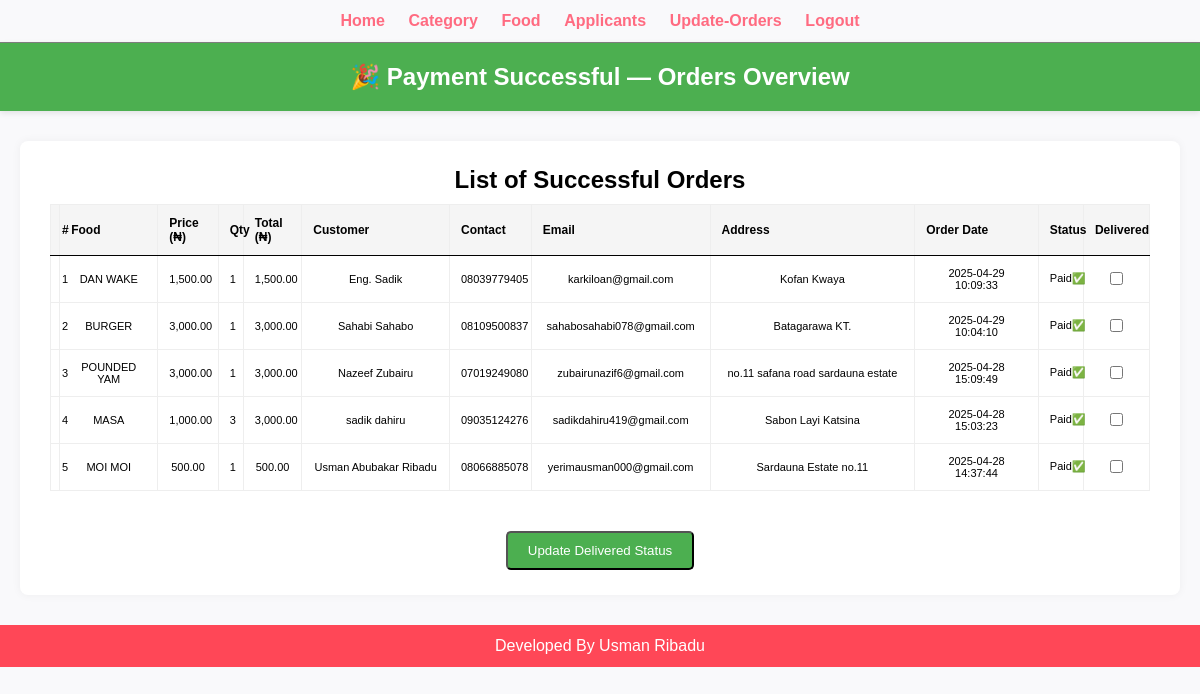
Page /admin/manage-order.php (signed in) on the committed database.
### tables this page shows
CREATE TABLE `tbl_order` (
  `id` int(10) UNSIGNED NOT NULL,
  `food` varchar(150) NOT NULL,
  `price` decimal(10,2) NOT NULL,
  `qty` int(11) NOT NULL,
  `total` decimal(10,2) NOT NULL,
  `order_date` datetime NOT NULL,
  `status` varchar(50) NOT NULL,
  `customer_name` varchar(150) NOT NULL,
  `customer_contact` varchar(20) NOT NULL,
  `customer_email` varchar(150) NOT NULL,
  `customer_address` varchar(255) NOT NULL,
  `delivered` enum('Yes','No') NOT NULL DEFAULT 'No'
);

### admin/manage-order.php (the view, shortened to what this page needs)
<?php include('partials/menu.php');
$sql = "SELECT * FROM tbl_order WHERE status = 'Paid' AND delivered = 'No' ORDER BY order_date DESC";
$res = mysqli_query($conn, $sql);
?>
<!DOCTYPE html>
<html lang="en">
<head>
</head>
<body>
<div class="success-banner">
    🎉 Payment Successful — Orders Overview
</div>
<div class="container">
    <h2 style="text-align: center;">List of Successful Orders</h2>
<?php
if ($res && mysqli_num_rows($res) > 0) {
    ?>
    <form action="update-delivery.php" method="POST">
    <table>
        <tr>
            <th>#</th>
            <th>Food</th>
            <th>Price (₦)</th>
            <th>Qty</th>
            <th>Total (₦)</th>
            <th>Customer</th>
            <th>Contact</th>
            <th>Email</th>
            <th>Address</th>
            <th>Order Date</th>
            <th>Status</th>
            <th>Delivered</th>
        </tr>
        <?php
        $sn = 1;
        while ($row = mysqli_fetch_assoc($res)) {
            ?>
            <tr>
                <td><?php echo $sn++; ?></td>
                <td><?php echo htmlspecialchars($row['food']); ?></td>
                <td><?php echo number_format($row['price'], 2); ?></td>
                <td><?php echo $row['qty']; ?></td>
                <td><?php echo number_format($row['total'], 2); ?></td>
                <td><?php echo htmlspecialchars($row['customer_name']); ?></td>
                <td><?php echo htmlspecialchars($row['customer_contact']); ?></td>
                <td><?php echo htmlspecialchars($row['customer_email']); ?></td>
                <td><?php echo htmlspecialchars($row['customer_address']); ?></td>
                <td><?php echo $row['order_date']; ?></td>
                <td><?php echo ($row['status'] == 'Paid') ? 'Paid✅' : 'NOT-PAID'; ?></td>
                <td>
                    <input
                        type="checkbox"
                        name="delivered_orders[]"
                        value="<?php echo $row['id']; ?>"
                        <?php if($row['delivered'] == 'Yes') echo 'checked disabled'; ?>
                    >
                </td>
            </tr>
            <?php
        }
        ?>
    </table>
    <div style="text-align:center; margin-top:20px;">
        <button type="submit" class="back-button">Update Delivered Status</button>
    </div>
    </form>
    <?php
} else {
    ?>
    <div class="no-orders">No successful orders found.</div>
    <?php
}
?>
</div>
</body>
</html>
<?php include('partials/footer.php'); ?>

### css/admin.css (style rules this page uses)
* { margin: 0; padding: 0; font-family: Arial, Helvetica, sans-serif; }
table tr th { border-bottom: 1px solid black; padding: 1%; text-align: left; }
table tr td { padding: 1%; }

### admin/manage-order.php (style rules this page uses)
body { font-family: 'Segoe UI', Tahoma, Geneva, Verdana, sans-serif; margin: 0; padding: 0; background-color: #f9f9fb; }
.success-banner { background: #4CAF50; color: white; padding: 20px; text-align: center; font-size: 24px; font-weight: bold; box-shadow: 0 2px 6px rgba(0,0,0,0.1); }
.container { width: 95%; max-width: 1100px; margin: 30px auto; background: #fff; padding: 25px 30px; border-radius: 8px; box-shadow: 0 0 10px rgba(0,0,0,0.05); }
table { width: 100%; border-collapse: collapse; margin-top: 10px; }
th, td { padding: 12px; border: 1px solid #eee; text-align: center; vertical-align: middle; font-size: 11px; }
th { background-color: #f5f5f5; font-weight: 600; font-size: 12px; }
.back-button { display: inline-block; margin-top: 20px; padding: 10px 20px; background-color: #4CAF50; color: white; text-decoration: none; border-radius: 5px; transition: background 0.3s ease; }
td:last-child { color:#0f0; font-weight:600; }

### rows in the picture
tbl_order: food "DAN WAKE", price "1,500.00", qty "1", total "1,500.00", customer_name "Eng. Sadik", customer_contact "08039779405", customer_email "karkiloan@gmail.com", customer_address "Kofan Kwaya", order_date "2025-04-29 10:09:33", status "Paid✅"
tbl_order: food "BURGER", price "3,000.00", qty "1", total "3,000.00", customer_name "Sahabi Sahabo", customer_contact "08109500837", customer_email "sahabosahabi078@gmail.com", customer_address "Batagarawa KT.", order_date "2025-04-29 10:04:10", status "Paid✅"
tbl_order: food "POUNDED YAM", price "3,000.00", qty "1", total "3,000.00", customer_name "Nazeef Zubairu", customer_contact "07019249080", customer_email "zubairunazif6@gmail.com", customer_address "no.11 safana road sardauna estate", order_date "2025-04-28 15:09:49", status "Paid✅"
tbl_order: food "MASA", price "1,000.00", qty "3", total "3,000.00", customer_name "sadik dahiru", customer_contact "09035124276", customer_email "sadikdahiru419@gmail.com", customer_address "Sabon Layi Katsina", order_date "2025-04-28 15:03:23", status "Paid✅"
tbl_order: food "MOI MOI", price "500.00", qty "1", total "500.00", customer_name "Usman Abubakar Ribadu", customer_contact "08066885078", customer_email "yerimausman000@gmail.com", customer_address "Sardauna Estate no.11", order_date "2025-04-28 14:37:44", status "Paid✅"
